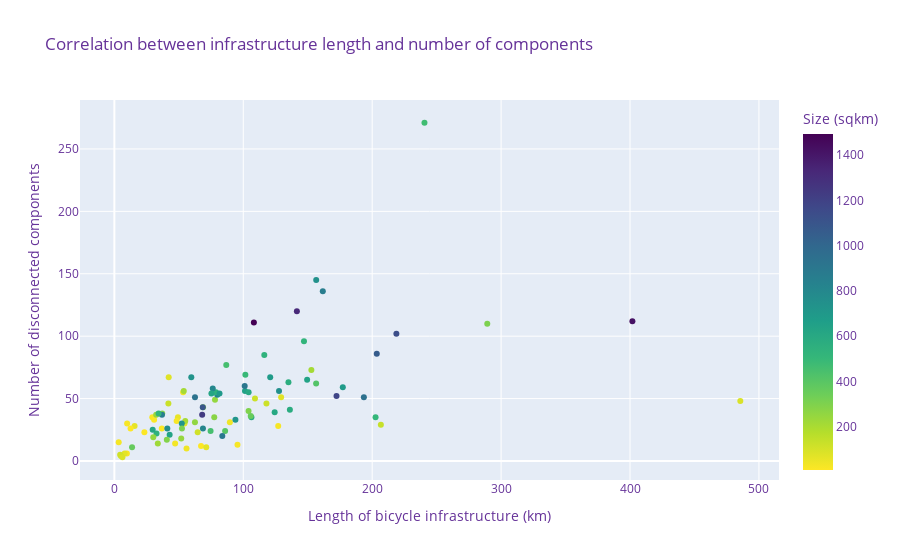
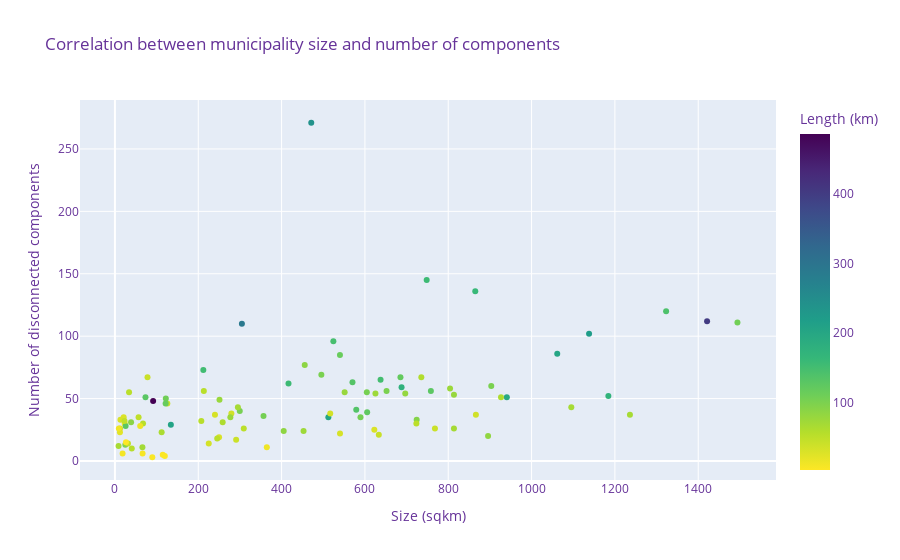
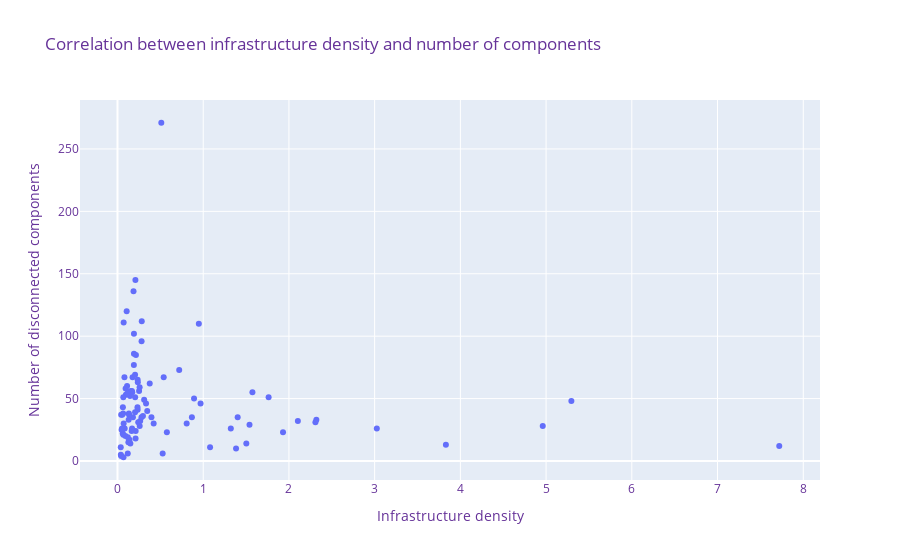

Write notebook code for charts like these, in order.
### Markdown cell above
**Plot scatterplots of correlation between number of components and infrastructure length, area, and density**

### Code cell
# Plot correlation between infrastructure length and no of componentsß
fig = px.scatter(
    muni_network_counts,
    x="infra_km",
    y="component_count",
    title="Correlation between infrastructure length and number of components",
    hover_data=["name"],
    color="area_sqkm",
    color_continuous_scale="viridis_r",
    labels={
        "infra_km": "Length of bicycle infrastructure (km)",
        "component_count": "Number of disconnected components",
        "name": "Municipality",
        "area_sqkm": "Size (sqkm)",
    },
)

fig.update_layout(font=dict(size=12, color="RebeccaPurple"))
fig.show()

# Plot correlation between municipality size and no of componentsß
fig = px.scatter(
    muni_network_counts,
    x="area_sqkm",
    y="component_count",
    color="infra_km",
    title="Correlation between municipality size and number of components",
    hover_data=["name"],
    color_continuous_scale="viridis_r",
    labels={
        "area_sqkm": "Size (sqkm)",
        "infra_km": "Length (km)",
        "component_count": "Number of disconnected components",
        "name": "Municipality",
    },
)

fig.update_layout(font=dict(size=12, color="RebeccaPurple"))
fig.show()

# Plot correlation between density and number of components
fig = px.scatter(
    muni_network_counts,
    x="infra_dens",
    y="component_count",
    # color="infra_km",
    title="Correlation between infrastructure density and number of components",
    hover_data=["name"],
    # color_continuous_scale='viridis_r',
    labels={
        # "area_sqkm": "Size (sqkm)",
        # "infra_km": "Length (km)",
        "infra_dens": "Infrastructure density",
        "component_count": "Number of disconnected components",
        "name": "Municipality",
    },
)

fig.update_layout(font=dict(size=12, color="RebeccaPurple"))
fig.show()

### Figure 1 — Plotly figure (JSON) as saved in the notebook; plotly's stock layout.template omitted (floating-point values rounded to 4 significant figures)
{"data": [{"customdata": [["Aabenraa"], ["Aalborg"], ["Aarhus"], ["Albertslund"], ["Allerød"], ["Assens"], ["Ballerup"], ["Billund"], ["Bornholm"], ["Brøndby"], ["Brønderslev"], ["Dragør"], ["Egedal"], ["Esbjerg"], ["Faaborg-Midtfyn"], ["Fanø"], ["Favrskov"], ["Faxe"], ["Fredensborg"], ["Fredericia"], ["Frederiksberg"], ["Frederikshavn"], ["Frederikssund"], ["Furesø"], ["Gentofte"], ["Gladsaxe"], ["Glostrup"], ["Greve"], ["Gribskov"], ["Guldborgsund"], ["Haderslev"], ["Halsnæs"], ["Hedensted"], ["Helsingør"], ["Herlev"], ["Herning"], ["Hillerød"], ["Hjørring"], ["Holbæk"], ["Holstebro"], ["Horsens"], ["Hvidovre"], ["Høje-Taastrup"], ["Hørsholm"], ["Ikast-Brande"], ["Ishøj"], ["Jammerbugt"], ["Kalundborg"], ["Kerteminde"], ["Kolding"], ["København"], ["Køge"], ["Langeland"], ["Lejre"], ["Lemvig"], ["Lolland"], ["Lyngby-Taarbæk"], ["Læsø"], ["Mariagerfjord"], ["Middelfart"], ["Morsø"], ["Norddjurs"], ["Nordfyns"], ["Nyborg"], ["Næstved"], ["Odder"], ["Odense"], ["Odsherred"], ["Randers"], ["Rebild"], ["Ringkøbing-Skjern"], ["Ringsted"], ["Roskilde"], ["Rudersdal"], ["Rødovre"], ["Samsø"], ["Silkeborg"], ["Skanderborg"], ["Skive"], ["Slagelse"], ["Solrød"], ["Sorø"], ["Stevns"], ["Struer"], ["Svendborg"], ["Syddjurs"], ["Sønderborg"], ["Thisted"], ["Tårnby"], ["Tønder"], ["Vallensbæk"], ["Varde"], ["Vejen"], ["Vejle"], ["Vesthimmerlands"], ["Viborg"], ["Vordingborg"], ["Ærø"]], "hovertemplate": "Length of bicycle infrastructure (km)=%{x}<br>Number of disconnected components=%{y}<br>Municipality=%{customdata[0]}<br>Size (sqkm)=%{marker.color}<extra></extra>", "legendgroup": "", "marker": {"color": [940.6, 1138, 471.2, 23.44, 67.43, 512.2, 33.9, 540.2, 589.3, 20.99, 633.4, 18.41, 125.8, 758.3, 637.6, 66.41, 540.1, 405.1, 112.1, 134.3, 8.71, 651.9, 251.0, 56.8, 25.62, 24.93, 13.29, 60.62, 279.5, 903.3, 813.7, 122.2, 551.4, 121.7, 12.06, 1323.0, 213.4, 926.6, 579.2, 804.3, 524.3, 22.96, 78.2, 31.35, 735.4, 26.5, 866.4, 605.4, 207.3, 604.5, 91.7, 258.6, 290.9, 240.1, 516.7, 895.6, 38.8, 119.8, 724.2, 299.6, 364.6, 723.5, 452.8, 277.1, 685.3, 225.2, 304.8, 356.7, 748.2, 622.6, 1494.0, 295.1, 212.2, 73.38, 12.17, 114.8, 864.9, 455.6, 688.0, 570.1, 40.46, 309.3, 249.9, 245.5, 416.6, 696.8, 495.5, 1095.0, 65.99, 1184.0, 9.49, 1236.0, 813.7, 1062.0, 768.0, 1421.0, 625.3, 89.77], "coloraxis": "coloraxis", "symbol": "circle"}, "mode": "markers", "name": "", "orientation": "v", "showlegend": false, "type": "scatter", "x": [193.5, 218.8, 240.6, 9.894, 54.39, 202.6, 53.35, 32.69, 106.3, 29.43, 42.88, 9.694, 41.89, 127.7, 149.5, 7.959, 116.3, 85.92, 64.64, 206.7, 67.24, 101.3, 78.06, 49.3, 127.1, 95.51, 30.83, 15.69, 37.13, 101.1, 79.83, 109.1, 78.81, 118.0, 23.29, 141.6, 53.83, 62.55, 136.2, 76.32, 147.1, 48.31, 42.16, 47.13, 59.68, 3.367, 36.94, 124.3, 54.98, 104.1, 485.6, 62.52, 40.71, 32.42, 34.28, 83.73, 89.6, 5.13, 93.92, 104.1, 13.72, 52.3, 74.64, 77.49, 120.9, 33.71, 289.3, 105.8, 156.6, 29.73, 108.2, 68.78, 152.8, 129.4, 36.82, 4.484, 161.7, 86.82, 177.2, 135.0, 55.98, 52.44, 30.18, 51.86, 156.5, 81.58, 101.6, 68.59, 71.26, 172.3, 12.55, 68.12, 68.73, 203.6, 41.08, 401.9, 75.29, 6.247], "xaxis": "x", "y": [51, 102, 271, 30, 30, 35, 55, 22, 35, 35, 21, 6, 46, 56, 65, 6, 85, 24, 23, 29, 12, 56, 49, 35, 28, 13, 33, 28, 38, 60, 53, 50, 55, 46, 23, 120, 56, 51, 41, 58, 96, 32, 67, 14, 67, 15, 37, 39, 32, 55, 48, 31, 17, 37, 38, 20, 31, 4, 33, 40, 11, 30, 24, 35, 67, 14, 110, 36, 145, 25, 111, 43, 73, 51, 26, 5, 136, 77, 59, 63, 10, 26, 19, 18, 62, 54, 69, 43, 11, 52, 26, 37, 26, 86, 26, 112, 54, 3], "yaxis": "y"}], "layout": {"coloraxis": {"colorbar": {"title": {"text": "Size (sqkm)"}}, "colorscale": [[0, "#fde725"], [0.1111, "#b5de2b"], [0.2222, "#6ece58"], [0.3333, "#35b779"], [0.4444, "#1f9e89"], [0.5556, "#26828e"], [0.6667, "#31688e"], [0.7778, "#3e4989"], [0.8889, "#482878"], [1, "#440154"]]}, "font": {"color": "RebeccaPurple", "size": 12}, "legend": {"tracegroupgap": 0}, "title": {"text": "Correlation between infrastructure length and number of components"}, "xaxis": {"anchor": "y", "domain": [0, 1], "title": {"text": "Length of bicycle infrastructure (km)"}}, "yaxis": {"anchor": "x", "domain": [0, 1], "title": {"text": "Number of disconnected components"}}}}

### Figure 2 — Plotly figure (JSON) as saved in the notebook; plotly's stock layout.template omitted (floating-point values rounded to 4 significant figures)
{"data": [{"customdata": [["Aabenraa"], ["Aalborg"], ["Aarhus"], ["Albertslund"], ["Allerød"], ["Assens"], ["Ballerup"], ["Billund"], ["Bornholm"], ["Brøndby"], ["Brønderslev"], ["Dragør"], ["Egedal"], ["Esbjerg"], ["Faaborg-Midtfyn"], ["Fanø"], ["Favrskov"], ["Faxe"], ["Fredensborg"], ["Fredericia"], ["Frederiksberg"], ["Frederikshavn"], ["Frederikssund"], ["Furesø"], ["Gentofte"], ["Gladsaxe"], ["Glostrup"], ["Greve"], ["Gribskov"], ["Guldborgsund"], ["Haderslev"], ["Halsnæs"], ["Hedensted"], ["Helsingør"], ["Herlev"], ["Herning"], ["Hillerød"], ["Hjørring"], ["Holbæk"], ["Holstebro"], ["Horsens"], ["Hvidovre"], ["Høje-Taastrup"], ["Hørsholm"], ["Ikast-Brande"], ["Ishøj"], ["Jammerbugt"], ["Kalundborg"], ["Kerteminde"], ["Kolding"], ["København"], ["Køge"], ["Langeland"], ["Lejre"], ["Lemvig"], ["Lolland"], ["Lyngby-Taarbæk"], ["Læsø"], ["Mariagerfjord"], ["Middelfart"], ["Morsø"], ["Norddjurs"], ["Nordfyns"], ["Nyborg"], ["Næstved"], ["Odder"], ["Odense"], ["Odsherred"], ["Randers"], ["Rebild"], ["Ringkøbing-Skjern"], ["Ringsted"], ["Roskilde"], ["Rudersdal"], ["Rødovre"], ["Samsø"], ["Silkeborg"], ["Skanderborg"], ["Skive"], ["Slagelse"], ["Solrød"], ["Sorø"], ["Stevns"], ["Struer"], ["Svendborg"], ["Syddjurs"], ["Sønderborg"], ["Thisted"], ["Tårnby"], ["Tønder"], ["Vallensbæk"], ["Varde"], ["Vejen"], ["Vejle"], ["Vesthimmerlands"], ["Viborg"], ["Vordingborg"], ["Ærø"]], "hovertemplate": "Size (sqkm)=%{x}<br>Number of disconnected components=%{y}<br>Municipality=%{customdata[0]}<br>Length (km)=%{marker.color}<extra></extra>", "legendgroup": "", "marker": {"color": [193.5, 218.8, 240.6, 9.894, 54.39, 202.6, 53.35, 32.69, 106.3, 29.43, 42.88, 9.694, 41.89, 127.7, 149.5, 7.959, 116.3, 85.92, 64.64, 206.7, 67.24, 101.3, 78.06, 49.3, 127.1, 95.51, 30.83, 15.69, 37.13, 101.1, 79.83, 109.1, 78.81, 118.0, 23.29, 141.6, 53.83, 62.55, 136.2, 76.32, 147.1, 48.31, 42.16, 47.13, 59.68, 3.367, 36.94, 124.3, 54.98, 104.1, 485.6, 62.52, 40.71, 32.42, 34.28, 83.73, 89.6, 5.13, 93.92, 104.1, 13.72, 52.3, 74.64, 77.49, 120.9, 33.71, 289.3, 105.8, 156.6, 29.73, 108.2, 68.78, 152.8, 129.4, 36.82, 4.484, 161.7, 86.82, 177.2, 135.0, 55.98, 52.44, 30.18, 51.86, 156.5, 81.58, 101.6, 68.59, 71.26, 172.3, 12.55, 68.12, 68.73, 203.6, 41.08, 401.9, 75.29, 6.247], "coloraxis": "coloraxis", "symbol": "circle"}, "mode": "markers", "name": "", "orientation": "v", "showlegend": false, "type": "scatter", "x": [940.6, 1138, 471.2, 23.44, 67.43, 512.2, 33.9, 540.2, 589.3, 20.99, 633.4, 18.41, 125.8, 758.3, 637.6, 66.41, 540.1, 405.1, 112.1, 134.3, 8.71, 651.9, 251.0, 56.8, 25.62, 24.93, 13.29, 60.62, 279.5, 903.3, 813.7, 122.2, 551.4, 121.7, 12.06, 1323.0, 213.4, 926.6, 579.2, 804.3, 524.3, 22.96, 78.2, 31.35, 735.4, 26.5, 866.4, 605.4, 207.3, 604.5, 91.7, 258.6, 290.9, 240.1, 516.7, 895.6, 38.8, 119.8, 724.2, 299.6, 364.6, 723.5, 452.8, 277.1, 685.3, 225.2, 304.8, 356.7, 748.2, 622.6, 1494.0, 295.1, 212.2, 73.38, 12.17, 114.8, 864.9, 455.6, 688.0, 570.1, 40.46, 309.3, 249.9, 245.5, 416.6, 696.8, 495.5, 1095.0, 65.99, 1184.0, 9.49, 1236.0, 813.7, 1062.0, 768.0, 1421.0, 625.3, 89.77], "xaxis": "x", "y": [51, 102, 271, 30, 30, 35, 55, 22, 35, 35, 21, 6, 46, 56, 65, 6, 85, 24, 23, 29, 12, 56, 49, 35, 28, 13, 33, 28, 38, 60, 53, 50, 55, 46, 23, 120, 56, 51, 41, 58, 96, 32, 67, 14, 67, 15, 37, 39, 32, 55, 48, 31, 17, 37, 38, 20, 31, 4, 33, 40, 11, 30, 24, 35, 67, 14, 110, 36, 145, 25, 111, 43, 73, 51, 26, 5, 136, 77, 59, 63, 10, 26, 19, 18, 62, 54, 69, 43, 11, 52, 26, 37, 26, 86, 26, 112, 54, 3], "yaxis": "y"}], "layout": {"coloraxis": {"colorbar": {"title": {"text": "Length (km)"}}, "colorscale": [[0, "#fde725"], [0.1111, "#b5de2b"], [0.2222, "#6ece58"], [0.3333, "#35b779"], [0.4444, "#1f9e89"], [0.5556, "#26828e"], [0.6667, "#31688e"], [0.7778, "#3e4989"], [0.8889, "#482878"], [1, "#440154"]]}, "font": {"color": "RebeccaPurple", "size": 12}, "legend": {"tracegroupgap": 0}, "title": {"text": "Correlation between municipality size and number of components"}, "xaxis": {"anchor": "y", "domain": [0, 1], "title": {"text": "Size (sqkm)"}}, "yaxis": {"anchor": "x", "domain": [0, 1], "title": {"text": "Number of disconnected components"}}}}

### Figure 3 — Plotly figure (JSON) as saved in the notebook; plotly's stock layout.template omitted (floating-point values rounded to 4 significant figures)
{"data": [{"customdata": [["Aabenraa"], ["Aalborg"], ["Aarhus"], ["Albertslund"], ["Allerød"], ["Assens"], ["Ballerup"], ["Billund"], ["Bornholm"], ["Brøndby"], ["Brønderslev"], ["Dragør"], ["Egedal"], ["Esbjerg"], ["Faaborg-Midtfyn"], ["Fanø"], ["Favrskov"], ["Faxe"], ["Fredensborg"], ["Fredericia"], ["Frederiksberg"], ["Frederikshavn"], ["Frederikssund"], ["Furesø"], ["Gentofte"], ["Gladsaxe"], ["Glostrup"], ["Greve"], ["Gribskov"], ["Guldborgsund"], ["Haderslev"], ["Halsnæs"], ["Hedensted"], ["Helsingør"], ["Herlev"], ["Herning"], ["Hillerød"], ["Hjørring"], ["Holbæk"], ["Holstebro"], ["Horsens"], ["Hvidovre"], ["Høje-Taastrup"], ["Hørsholm"], ["Ikast-Brande"], ["Ishøj"], ["Jammerbugt"], ["Kalundborg"], ["Kerteminde"], ["Kolding"], ["København"], ["Køge"], ["Langeland"], ["Lejre"], ["Lemvig"], ["Lolland"], ["Lyngby-Taarbæk"], ["Læsø"], ["Mariagerfjord"], ["Middelfart"], ["Morsø"], ["Norddjurs"], ["Nordfyns"], ["Nyborg"], ["Næstved"], ["Odder"], ["Odense"], ["Odsherred"], ["Randers"], ["Rebild"], ["Ringkøbing-Skjern"], ["Ringsted"], ["Roskilde"], ["Rudersdal"], ["Rødovre"], ["Samsø"], ["Silkeborg"], ["Skanderborg"], ["Skive"], ["Slagelse"], ["Solrød"], ["Sorø"], ["Stevns"], ["Struer"], ["Svendborg"], ["Syddjurs"], ["Sønderborg"], ["Thisted"], ["Tårnby"], ["Tønder"], ["Vallensbæk"], ["Varde"], ["Vejen"], ["Vejle"], ["Vesthimmerlands"], ["Viborg"], ["Vordingborg"], ["Ærø"]], "hovertemplate": "Infrastructure density=%{x}<br>Number of disconnected components=%{y}<br>Municipality=%{customdata[0]}<extra></extra>", "legendgroup": "", "marker": {"color": "#636efa", "symbol": "circle"}, "mode": "markers", "name": "", "orientation": "v", "showlegend": false, "type": "scatter", "x": [0.206, 0.192, 0.511, 0.422, 0.807, 0.396, 1.574, 0.061, 0.18, 1.402, 0.068, 0.527, 0.333, 0.168, 0.235, 0.12, 0.215, 0.212, 0.576, 1.54, 7.72, 0.155, 0.311, 0.868, 4.961, 3.831, 2.32, 0.259, 0.133, 0.112, 0.098, 0.893, 0.143, 0.969, 1.931, 0.107, 0.252, 0.068, 0.235, 0.095, 0.281, 2.104, 0.539, 1.503, 0.081, 0.127, 0.043, 0.205, 0.265, 0.172, 5.295, 0.242, 0.14, 0.135, 0.066, 0.093, 2.309, 0.043, 0.13, 0.347, 0.038, 0.072, 0.165, 0.28, 0.176, 0.15, 0.949, 0.297, 0.209, 0.048, 0.072, 0.233, 0.72, 1.763, 3.025, 0.039, 0.187, 0.191, 0.258, 0.237, 1.383, 0.17, 0.121, 0.211, 0.376, 0.117, 0.205, 0.063, 1.08, 0.146, 1.322, 0.055, 0.084, 0.192, 0.053, 0.283, 0.12, 0.07], "xaxis": "x", "y": [51, 102, 271, 30, 30, 35, 55, 22, 35, 35, 21, 6, 46, 56, 65, 6, 85, 24, 23, 29, 12, 56, 49, 35, 28, 13, 33, 28, 38, 60, 53, 50, 55, 46, 23, 120, 56, 51, 41, 58, 96, 32, 67, 14, 67, 15, 37, 39, 32, 55, 48, 31, 17, 37, 38, 20, 31, 4, 33, 40, 11, 30, 24, 35, 67, 14, 110, 36, 145, 25, 111, 43, 73, 51, 26, 5, 136, 77, 59, 63, 10, 26, 19, 18, 62, 54, 69, 43, 11, 52, 26, 37, 26, 86, 26, 112, 54, 3], "yaxis": "y"}], "layout": {"font": {"color": "RebeccaPurple", "size": 12}, "legend": {"tracegroupgap": 0}, "title": {"text": "Correlation between infrastructure density and number of components"}, "xaxis": {"anchor": "y", "domain": [0, 1], "title": {"text": "Infrastructure density"}}, "yaxis": {"anchor": "x", "domain": [0, 1], "title": {"text": "Number of disconnected components"}}}}
